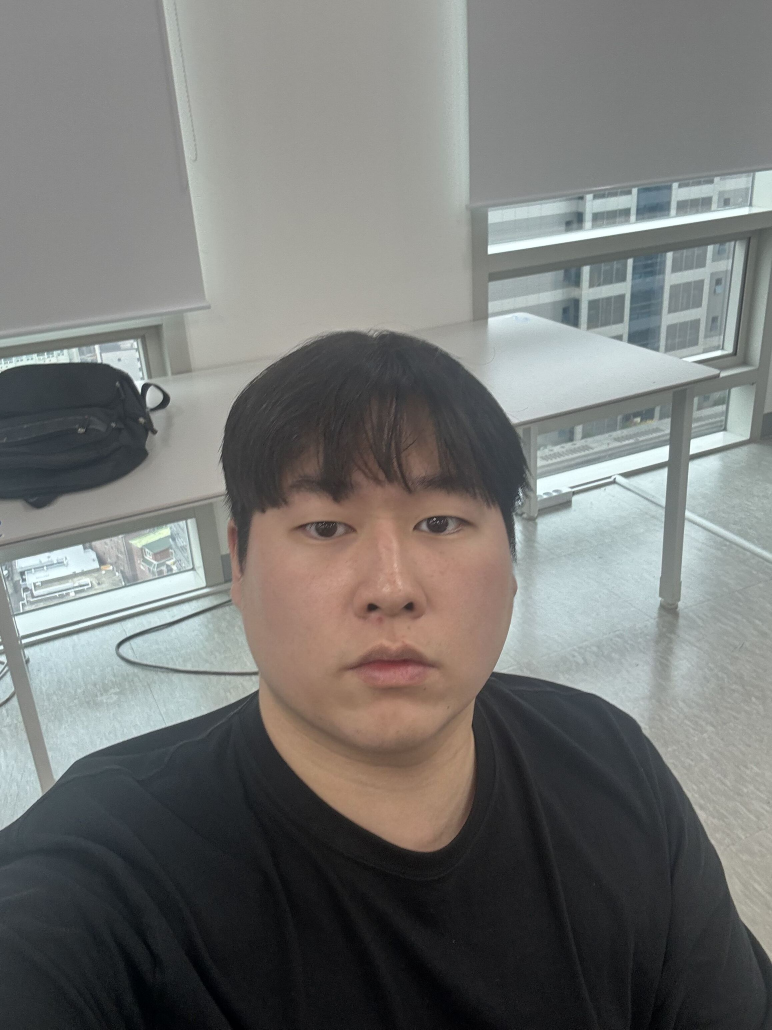
#> input picture phase2_lib_lineart/samples/person1.jpg, 2316 x 3088 px (shown at 1/3 size)
$ python -i lineart_cv.py   (imports and definitions only)
#> lines starting #> are read from the running program, lines starting #| are printed output that depends on the picture; after the words box and inside, x2 and y2 are one past the last pixel; in counts of white or black regions, pixels touching at a corner belong together
### phase2_lib_lineart/utils.py
"""Shared image I/O, paper-ratio padding, and binarization utilities."""

from pathlib import Path
from typing import Union

import cv2
import numpy as np
from PIL import Image

ImageInput = Union[str, Path, Image.Image, np.ndarray]

PAPER_RATIOS: dict[str, tuple[float, float]] = {
    "a4": (210.0, 297.0),
    "postcard": (100.0, 148.0),
    "square": (1.0, 1.0),
}


def load_pil_rgb(image: ImageInput, *, bgr_input: bool = False) -> Image.Image:
    """Load an image from path, PIL Image, or numpy array as an RGB PIL Image.

    RGBA/transparent images are composited onto a pure white background.
    """
#> called with image = 'samples/person1.jpg', bgr_input = False
    if isinstance(image, (str, Path)):
        path = Path(image)
        if not path.is_file():
            raise FileNotFoundError(f"입력 이미지를 찾을 수 없습니다: {path}")
        pil_img = Image.open(path)
#> pil_img is the input picture: PIL image 2316x3088 RGB; mean R, G, B 118, 118.6, 116.4
    elif isinstance(image, Image.Image):
        pil_img = image
    elif isinstance(image, np.ndarray):
        arr = image
        if arr.ndim == 2:
            pil_img = Image.fromarray(arr, mode="L").convert("RGB")
            return pil_img
        if arr.ndim == 3:
            if arr.shape[2] == 4:
                if bgr_input:
                    arr = cv2.cvtColor(arr, cv2.COLOR_BGRA2RGBA)
                pil_img = Image.fromarray(arr, mode="RGBA")
            elif arr.shape[2] == 3:
                if bgr_input:
                    arr = cv2.cvtColor(arr, cv2.COLOR_BGR2RGB)
                return Image.fromarray(arr, mode="RGB")
            else:
                raise ValueError(f"지원하지 않는 채널 수입니다: {arr.shape}")
        else:
            raise ValueError(f"지원하지 않는 배열 차원입니다: {arr.ndim}")
    else:
        raise TypeError(f"지원하지 않는 입력 타입입니다: {type(image)}")

    if pil_img.mode in ("RGBA", "LA") or ("transparency" in pil_img.info):
        rgba = pil_img.convert("RGBA")
        bg = Image.new("RGBA", rgba.size, (255, 255, 255, 255))
        return Image.alpha_composite(bg, rgba).convert("RGB")
    return pil_img.convert("RGB")


# [35 lines left out: functions smooth_photo_preserve_edges, binarize_gray, not called in this run]


def pad_to_paper_ratio(image: Image.Image, paper: str | None) -> Image.Image:
    """Pad an image with white borders to match the target paper aspect ratio."""
    if not paper or paper == "none":
        return image
    if paper not in PAPER_RATIOS:
        raise ValueError(f"지원하지 않는 용지 규격입니다: {paper}. 가능 값: {list(PAPER_RATIOS)}")

    ratio_w, ratio_h = PAPER_RATIOS[paper]
    target_aspect = ratio_w / ratio_h
    w, h = image.size
    current_aspect = w / h

    if abs(current_aspect - target_aspect) < 1e-3:
        return image

    if current_aspect > target_aspect:
        new_h = int(round(w / target_aspect))
        canvas_w, canvas_h = w, max(h, new_h)
    else:
        new_w = int(round(h * target_aspect))
        canvas_w, canvas_h = max(w, new_w), h

    bg_color = 255 if image.mode == "L" else (255, 255, 255)
    canvas = Image.new(image.mode, (canvas_w, canvas_h), bg_color)
    canvas.paste(image, ((canvas_w - w) // 2, (canvas_h - h) // 2))
    return canvas

### phase2_lib_lineart/lineart_cv.py
"""Lightweight OpenCV-based photo-to-sketch conversion module."""

from dataclasses import dataclass
from pathlib import Path
from typing import Literal

import cv2
import numpy as np
from PIL import Image

from utils import ImageInput, binarize_gray, load_pil_rgb, pad_to_paper_ratio

CVSketchMode = Literal["dodge", "canny", "adaptive"]


@dataclass
class LineartCVConfig:
    """Configuration for OpenCV-based lightweight sketch conversion."""

    mode: CVSketchMode = "canny"
    blur_ksize: int = 21
    bilateral_d: int = 9
    bilateral_sigma: float = 75.0
    canny_low: int = 50
    canny_high: int = 150
    adaptive_block_size: int = 11
    adaptive_c: int = 4
    max_side: int | None = None
    binarize: bool = False
    paper: str | None = None


def _ensure_odd_ksize(ksize: int) -> int:
    k = max(3, int(ksize))
    return k if k % 2 == 1 else k + 1


def _resize_max_side(rgb: np.ndarray, max_side: int | None) -> np.ndarray:
    if max_side is None or max_side <= 0:
        return rgb
    h, w = rgb.shape[:2]
    longest = max(h, w)
    if longest <= max_side:
        return rgb
    scale = max_side / longest
    new_w, new_h = max(1, int(round(w * scale))), max(1, int(round(h * scale)))
    return cv2.resize(rgb, (new_w, new_h), interpolation=cv2.INTER_AREA)


class LineartConverterCV:
    """Fast CPU-only OpenCV sketch converter supporting dodge, canny, and adaptive modes."""

    def __init__(self, config: LineartCVConfig | None = None) -> None:
        self.config = config or LineartCVConfig()

    def convert(
        self,
        image: ImageInput,
        *,
        mode: CVSketchMode | None = None,
        max_side: int | None = None,
        binarize: bool | None = None,
        paper: str | None = None,
        bgr_input: bool = False,
    ) -> Image.Image:
        """Convert an input photo to a grayscale sketch PIL Image."""
        pil_rgb = load_pil_rgb(image, bgr_input=bgr_input)
        rgb = np.array(pil_rgb)
        rgb = _resize_max_side(
            rgb, self.config.max_side if max_side is None else max_side
        )
        gray = cv2.cvtColor(rgb, cv2.COLOR_RGB2GRAY)
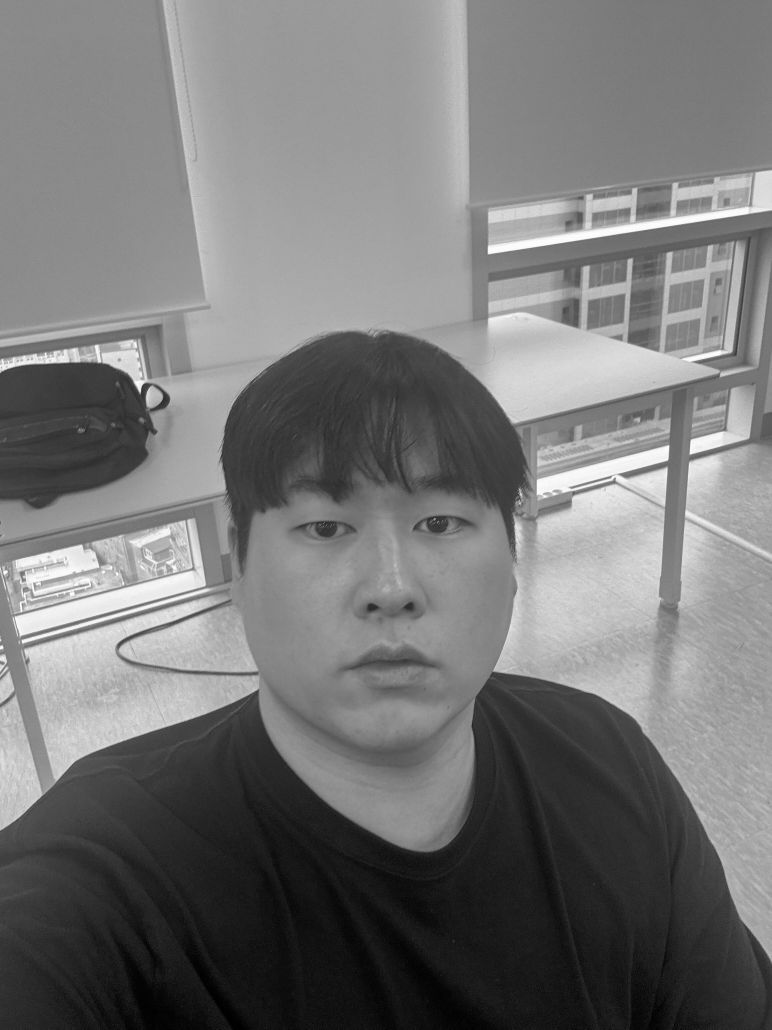
#> gray: shape (3088, 2316) (shown at 1/3 size); min 0, max 255, mean 118.2

        sketch_mode = self.config.mode if mode is None else mode
        if sketch_mode == "dodge":
            sketch = self._dodge_sketch(gray)
        elif sketch_mode == "canny":
            sketch = self._canny_sketch(gray)
        elif sketch_mode == "adaptive":
            sketch = self._adaptive_sketch(gray)
        else:
            raise ValueError(
                f"지원하지 않는 OpenCV 변환 모드입니다: {sketch_mode}. "
                "가능 값: 'dodge', 'canny', 'adaptive'"
            )

        do_binarize = self.config.binarize if binarize is None else binarize
        if do_binarize and sketch_mode != "canny":
            sketch = binarize_gray(sketch)

        target_paper = self.config.paper if paper is None else paper
        return pad_to_paper_ratio(Image.fromarray(sketch, mode="L"), target_paper)

    def _dodge_sketch(self, gray: np.ndarray) -> np.ndarray:
        """Pencil-sketch effect via grayscale inversion, Gaussian blur, and color dodge."""
        k = _ensure_odd_ksize(self.config.blur_ksize)
        inverted = 255 - gray
        blurred = cv2.GaussianBlur(inverted, (k, k), 0)
        return cv2.divide(gray, 255 - blurred, scale=256.0)

    def _canny_sketch(self, gray: np.ndarray) -> np.ndarray:
        """Clean contour lines via bilateral filtering and Canny edge detection."""
        smoothed = cv2.bilateralFilter(
            gray,
            d=self.config.bilateral_d,
            sigmaColor=self.config.bilateral_sigma,
            sigmaSpace=self.config.bilateral_sigma,
        )
        edges = cv2.Canny(smoothed, self.config.canny_low, self.config.canny_high)
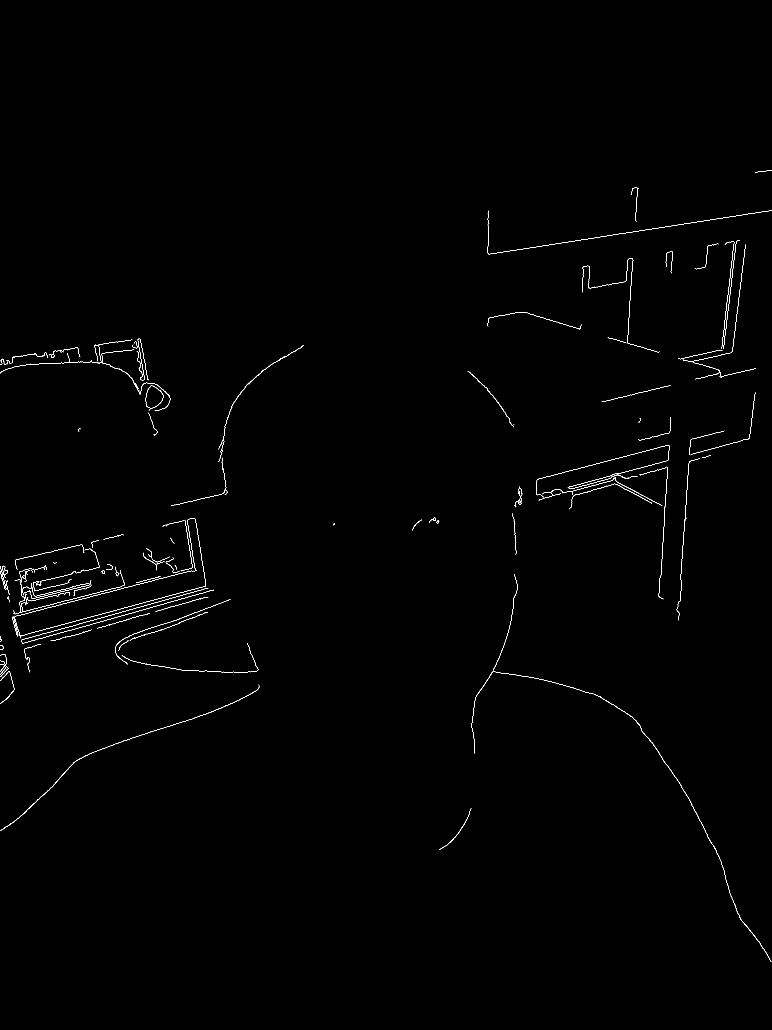
#> edges: shape (3088, 2316) (shown at 1/3 size); 0.34% white in thin lines or dots, all inside (x1, y1, x2, y2) = (0, 510, 2316, 2885)
        return 255 - edges
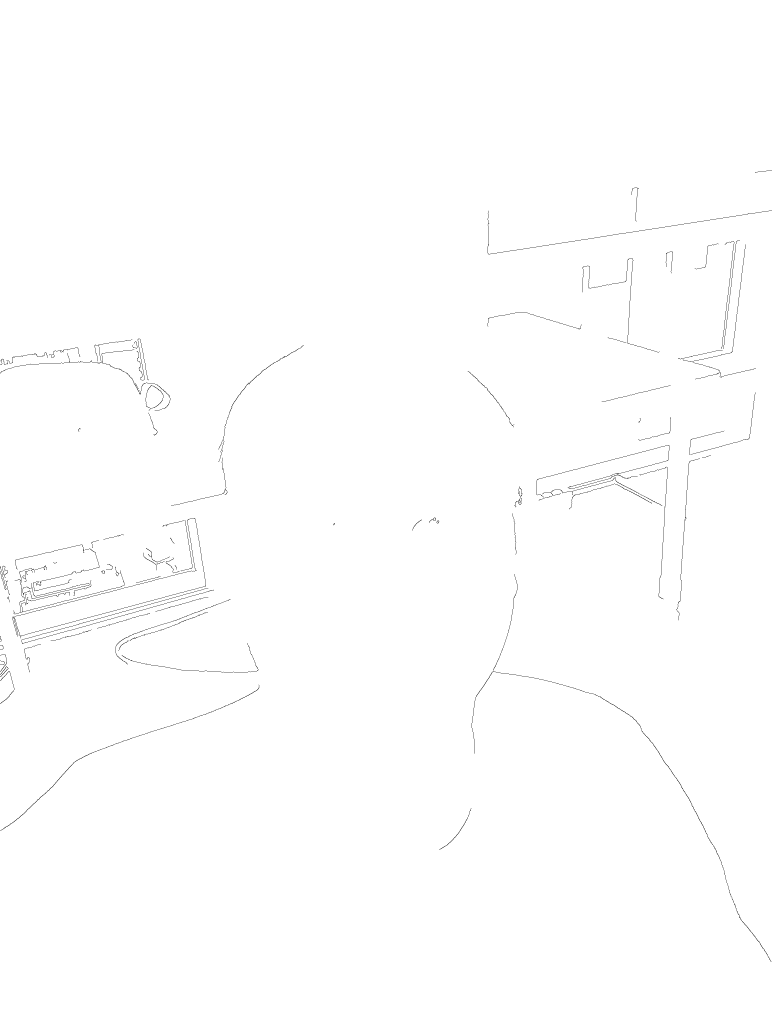
#> returned value: shape (3088, 2316) (shown at 1/3 size); 99.7% white; black in thin lines or dots, all inside (x1, y1, x2, y2) = (0, 510, 2316, 2885)

    def _adaptive_sketch(self, gray: np.ndarray) -> np.ndarray:
        """High-contrast line extraction via bilateral filtering and adaptive thresholding."""
        smoothed = cv2.bilateralFilter(
            gray,
            d=self.config.bilateral_d,
            sigmaColor=self.config.bilateral_sigma,
            sigmaSpace=self.config.bilateral_sigma,
        )
        block = _ensure_odd_ksize(self.config.adaptive_block_size)
        return cv2.adaptiveThreshold(
            smoothed,
            255,
            cv2.ADAPTIVE_THRESH_GAUSSIAN_C,
            cv2.THRESH_BINARY,
            block,
            self.config.adaptive_c,
        )

    def convert_to_file(
        self,
        input_path: str | Path,
        output_path: str | Path,
        **kwargs,
    ) -> Path:
        """Convert an image file and save the resulting sketch to disk."""
        out_path = Path(output_path)
        out_path.parent.mkdir(parents=True, exist_ok=True)
        result = self.convert(input_path, **kwargs)
        result.save(out_path)
        return out_path

>>> result = LineartConverterCV().convert_to_file('samples/person1.jpg', 'out.png')
